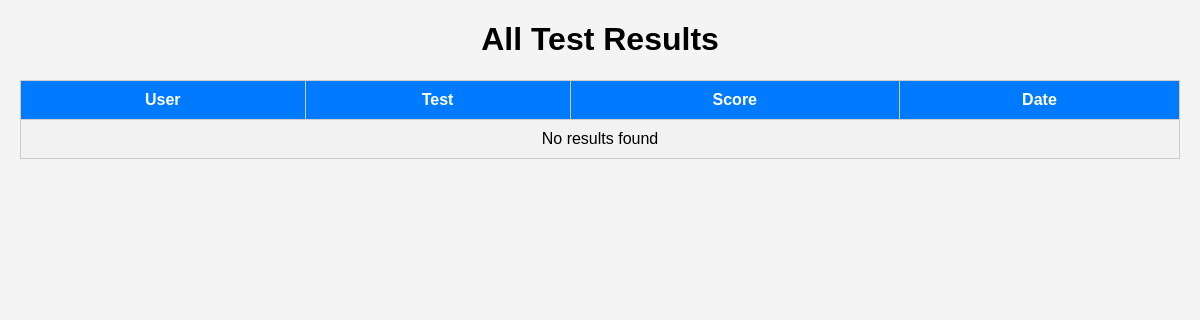
The app's page /view_results/, older data.
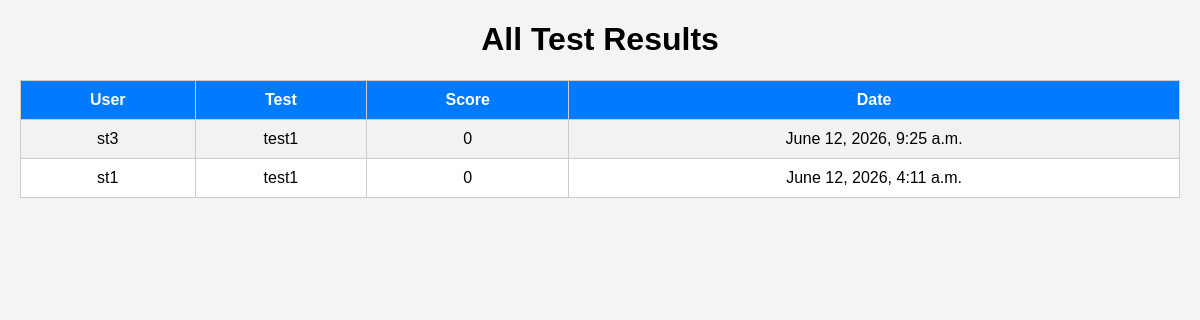
The same page, newer data.
### myapp/models.py (models this page shows, shortened)
class Result(models.Model):
    user = models.ForeignKey(User, on_delete=models.CASCADE)
    test = models.ForeignKey(Test, on_delete=models.CASCADE)
    score = models.IntegerField(default=0)
    submitted_at = models.DateTimeField(auto_now_add=True)

class Test(models.Model):
    title = models.CharField(max_length=100)
    description = models.TextField(blank=True, null=True)
    duration = models.IntegerField()
    total_marks = models.IntegerField()
    created_at = models.DateTimeField(auto_now_add=True)

### myapp/views.py (the view)
# urls.py: path('view_results/', views.view_results, name='view_results'),
def view_results(request):
    results = Result.objects.all().order_by('-submitted_at')
    return render(request, 'myapp/view_results.html', {'results': results})

### myapp/templates/myapp/view_results.html (shortened to what this page needs)
<!DOCTYPE html>
<html>
<head>
</head>
<body>
<h1>All Test Results</h1>
<table>
    <tr>
        <th>User</th>
        <th>Test</th>
        <th>Score</th>
        <th>Date</th>
    </tr>
    {% for r in results %}
    <tr>
        <td>{{ r.user.username }}</td>
        <td>{{ r.test.title }}</td>
        <td>{{ r.score }}</td>
        <td>{{ r.submitted_at }}</td>
    </tr>
    {% empty %}
    <tr>
        <td colspan="4">No results found</td>
    </tr>
    {% endfor %}
</table>
</body>
</html>

Row changes from the older to the newer data that the page shows:
added Result: user.username "st3", test "test1", score "0", submitted_at "June 12, 2026, 9:25 a.m."
added Result: user.username "st1", test "test1", score "0", submitted_at "June 12, 2026, 4:11 a.m."
Text that changed along with them:
text no longer shown: "No results found"
